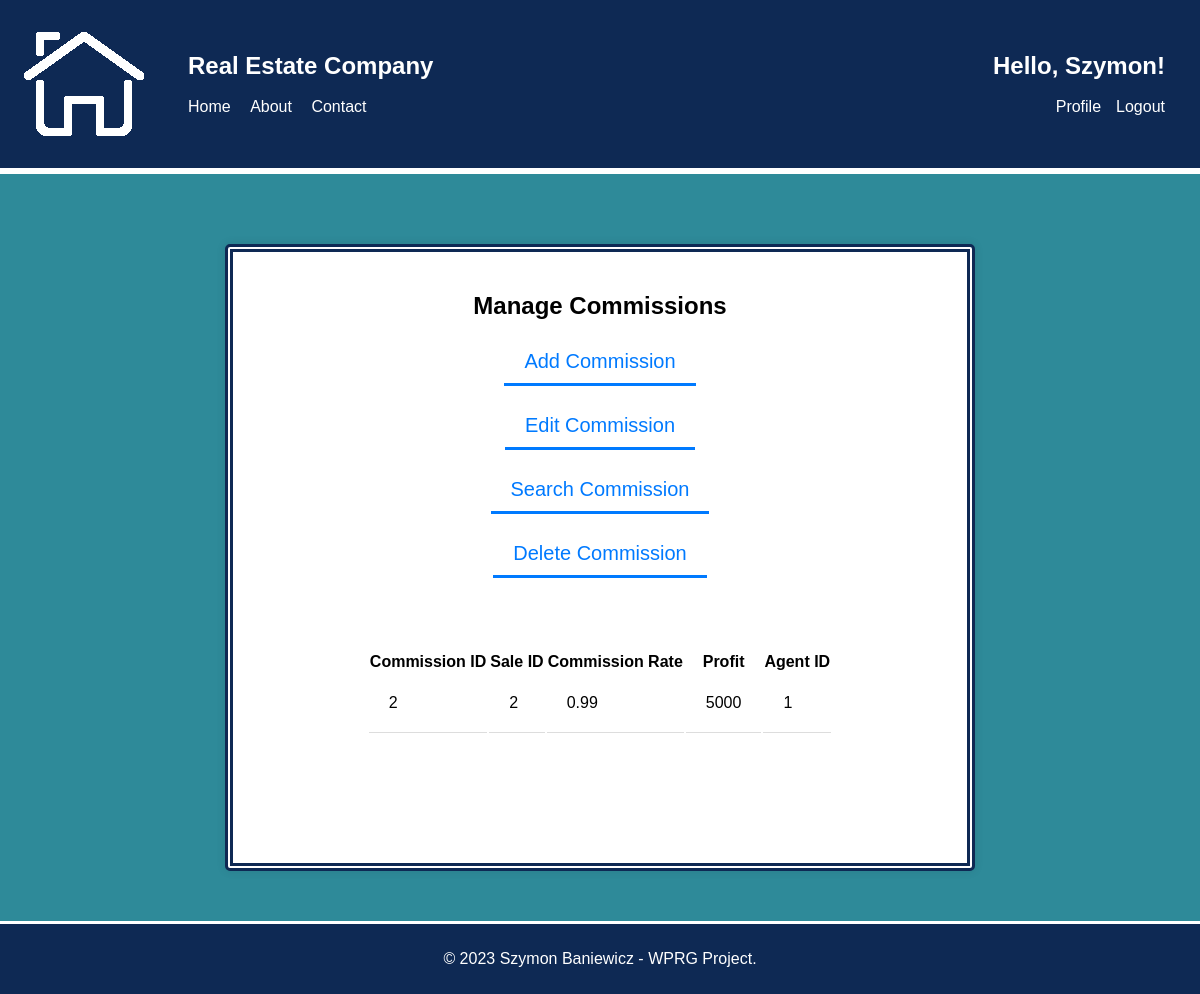
The app's page /php/CRUD/manage_commissions_sale.php (signed in) with its own data.
### tables this page shows
CREATE TABLE `commissions_sale` (
  `Comission_ID` int(11) NOT NULL,
  `Sale_ID` int(11) NOT NULL,
  `Comission_rate` float(2,2) NOT NULL,
  `Profit` float(6,2) NOT NULL,
  `Agent_ID` int(11) NOT NULL
);

### php/CRUD/manage_commissions_sale.php (the view, shortened to what this page needs)
<?php
require '../config.php';
if (!isset($_POST["search_commission"])) {
    $query = "SELECT * FROM commissions_sale";
    $stmt = $conn->prepare($query);
    $stmt->execute();
    $result = $stmt->get_result();
    $commissions = $result->fetch_all(MYSQLI_ASSOC);
}
?>
<!DOCTYPE html>
<html>
<head>
    <link rel="stylesheet" type="text/css" href="../../css/style.css">
</head>
<body>
<header>
    <div class="header-container">
        <div class="left-nav">
            <img src="../../img/logo.png">
            <nav>
                <ul>
                    <li><h1>Real Estate Company</h1></li><br><br>
                    <li><a href="../index.php">Home</a></li>
                    <li><a href="#">About</a></li>
                    <li><a href="#">Contact</a></li>
                </ul>
            </nav>
        </div>
        <?php
        if (isset($_SESSION['login_user'])) {
            echo '<div class="right-nav">';
            echo '<nav>';
            echo '<ul>';
            echo '<li><h1>Hello, ' . $_SESSION['first_name'] . '!</h1></li><br><br>';
            echo '<li><a href="../profile.php">Profile</a></li>';
            echo '<li><a href="../logout.php">Logout</a></li>';
            echo '</ul>';
            echo '</nav>';
            echo '</div>';
        } else {
            header("location: ../login.php");
            exit;
        }
        ?>
    </div>
</header>
<div class="content-section">
<div class="form-container-profile">
<h2> Manage Commissions </h2>
<form method="POST" action="manage_commissions_sale.php">
    <input type="button" id="add-commission-button" value="Add Commission" class="form-button"><br><br>
    <input type="button" id="edit-commission-button" value="Edit Commission" class="form-button"><br><br>
    <input type="button" id="search-commission-button" value="Search Commission" class="form-button"><br><br>
    <input type="button" id="delete-commission-button" value="Delete Commission" class="form-button"><br><br><br>
</form>
<br><br>
<div class="commissions-list">
    <table id="crud-table">
        <thead>
            <tr>
                <th>Commission ID</th>
                <th>Sale ID</th>
                <th>Commission Rate</th>
                <th>Profit</th>
                <th>Agent ID</th>
            </tr>
        </thead>
        <tbody>
        <?php
            foreach($commissions as $commission) {
                echo '<tr>';
                echo '<td>' . $commission['Comission_ID'] . '</td>';
                echo '<td>' . $commission['Sale_ID'] . '</td>';
                echo '<td>' . $commission['Comission_rate'] . '</td>';
                echo '<td>' . $commission['Profit'] . '</td>';
                echo '<td>' . $commission['Agent_ID'] . '</td>';
                echo '</tr>';
            }
        ?>
        </tbody>
    </table>
</div>
</div>
</div>
<footer>
    <p>&copy; 2023 Szymon Baniewicz - WPRG Project.</p>
</footer>
</body>
</html>

### css/style.css (style rules this page uses)
* { box-sizing: border-box; }
body { margin: 0; padding: 0; font-family: Arial, sans-serif; height: 100%; width: 100%; min-height: 100%; display: flex; flex-direction: column; }
header { background-color: #0E2954; color: #fff; padding: 20px; width: 100%; border-bottom: 3px white solid; }
.header-container { display: flex; flex-direction: row; justify-content: space-between; align-items: center; }
.left-nav, .right-nav { display: flex; align-items: center; list-style-type: none; padding: 0; }
.right-nav { text-align: right; }
.left-nav ul li, .right-nav ul li { list-style-type: none; }
.left-nav a, .right-nav a { color: inherit; text-decoration: none; }
nav ul li { margin-right: 15px; list-style-type: none; display: inline-block; }
header h1 { margin: 0; }
nav ul li a { color: #fff; text-decoration: none; }
.content-section { flex-grow: 1; display: flex; justify-content: center; background-color: #2E8A99; padding: 50px; text-align: center; min-height: calc(100vh - 50px); border-top: 3px white solid; }
footer { color: #fff; padding: 10px; text-align: center; margin-top: auto; width: 100%; background-color: #0E2954; border-top: 3px white solid; }
.form-button { padding: 10px 20px; font-size: 20px; background-color: transparent; color: #000; cursor: pointer; text-decoration: none; transition: color 0.3s, border-bottom-color 0.3s; border: none; color: #007aff; border-bottom: 3px solid #007aff; }
.form-container-profile { display: flex; flex-direction: column; align-items: center; width: 750px; min-height: 330px; background-color: #fff; padding: 20px; border-radius: 5px; box-shadow: 0px 0px 10px 0px rgba(0,0,0,0.1); margin-top: 20px; border: 8px #0E2954 double; }
.crud-table th, td { padding: 20px; text-align: left; border-bottom: 1px solid #ddd; }

### records on screen
commissions_sale: Comission_ID "2", Sale_ID "2", Comission_rate "0.99", Profit "5000", Agent_ID "1"

### other values on screen
$_SESSION['first_name'] "Szymon"
